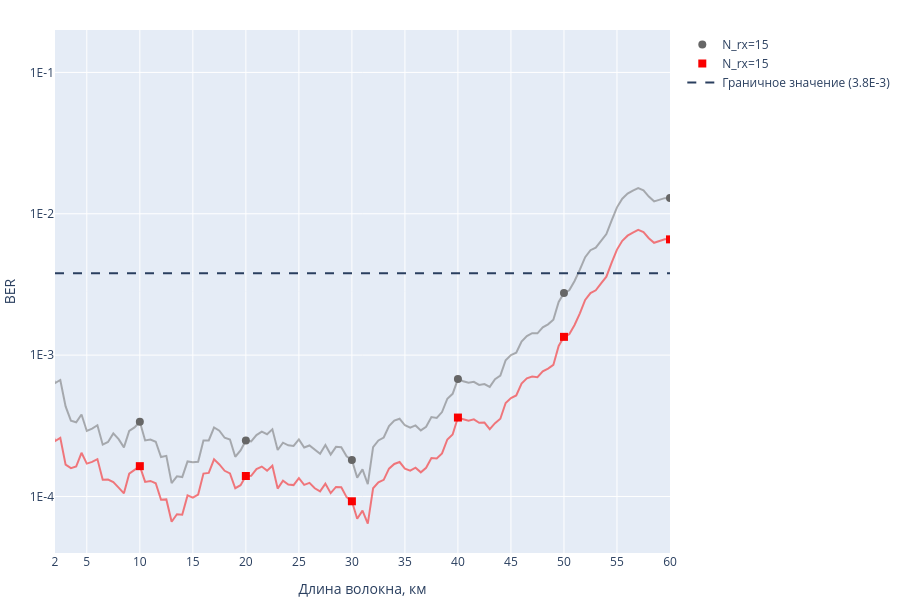

This figure's notebook cell:
### Code cell
figure = go.Figure(layout=go.Layout(
    xaxis={
        "title": "Длина волокна, км",
        "tickmode": "array",
        "tickvals": [2.0, 5.0, 10.0, 15.0, 20.0, 25.0, 30.0, 35.0, 40.0, 45.0, 50.0, 55.0, 60.0]
    },
    yaxis={
        "title": "BER",
        "type": "log",
        "tickmode": "array",
        "tickvals": [1e-6, 1e-5, 1e-4, 1e-3, 1e-2, 1e-1, 1.0],
        "ticktext": ["1E-6", "1E-5", "1E-4", "1E-3", "1E-2", "1E-1", "1E0"]
    }
))

markers = ["circle", "square", "diamond", "cross", "x"]
colors = ["#666", "rgb(250, 0, 0)", "rgb(20, 180, 20)", "rgb(70, 70, 230)", "rgb(250, 100, 0)"]

for color, marker, (name, ber_result) in zip(colors, markers, ber_results.items()):
    M, n, N_tx, N_rx = [int(i[-2:]) for i in name.split("-")[:4]]

    B = 336E9 * math.log2(M) / n

    smoothed = tf.math.reduce_mean(tf.signal.frame(ber_result["ber"], 6, 1, pad_end=True, pad_value=ber_result["ber"][-1]), axis=-1)
    
    #figure.add_trace(
    #    go.Scatter(
    #        x=ber_result["length"][::4],
    #        y=ber_result["ber"][::4],
    #        name=f"N_rx={N_rx}",
    #        mode="lines",
    #        marker=dict(size=8, symbol=marker),
    #        line={"color": color},
    #        opacity=1.0
    #    )
    #)
    
    figure.add_trace(
        go.Scatter(
            x=ber_result["length"][::1],
            y=smoothed[::1],
            name=f"N_rx={N_rx}",
            mode="lines",
            marker=dict(size=8, symbol=marker),
            line={"color": color},
            opacity=0.5,
            showlegend=False
        )
    )

    figure.add_trace(
        go.Scatter(
            x=ber_result["length"][::20],
            y=smoothed[::20],
            name=f"N_rx={N_rx}",
            mode="markers",
            marker=dict(size=8, symbol=marker),
            line={"color": color}
        )
    )

figure.add_hline(3.8e-3, line_dash="dash", name="Граничное значение (3.8E-3)", showlegend=True)
figure.update_layout(
    autosize=True,
    height=600,
    width=900,
    margin=dict(t=30, b=30, l=10, r=5),
    xaxis_range=[2.0, 60.0],
    yaxis_range=[-4.4, -0.7]
)

figure.show()
